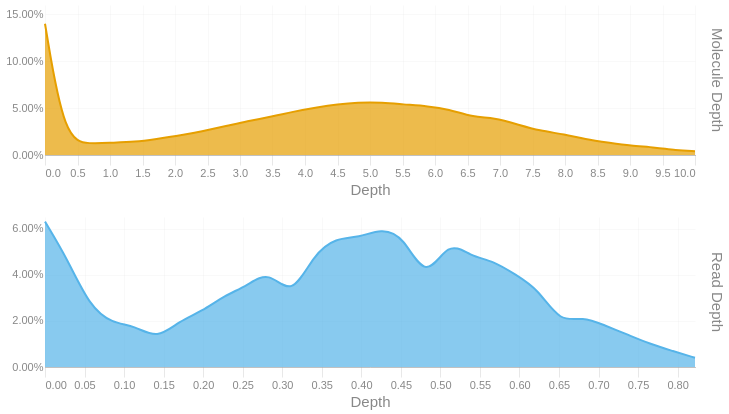

Write notebook code for a chart like this one.
### Code cell
readdep = depth_hist(tb['Read Depth'], q99, 3)
readdep = readdep.with_columns(pl.lit('Read Depth').alias('Metric'))
if not SKIPLR:
    moldep = depth_hist(tb['Molecule Depth'], mol_q99, 1)
    moldep = moldep.with_columns(pl.lit('Molecule Depth').alias('Metric'))
    _hist = pl.concat([readdep, moldep])
    _hist = _hist.filter(pl.col('Proportion') != 0)
    with SafeRender(_hist):
        (
            alt.Chart(_hist)        
            .mark_area(interpolate = "basis")
            .encode(
                x=alt.X('Bin:Q').scale(domainMin=0).axis(alt.Axis(title='Depth')),
                y = alt.Y('Proportion:Q', title = None).axis(format = '.2%'),
                color = alt.Color('Metric:N').legend(None),
                row = alt.Row("Metric:N").header(title = None, labelOrient = 'right'),
                tooltip = [
                    alt.Tooltip("Metric:N", title = "Metric"),
                    alt.Tooltip('Interval:N', title = "Depth Interval"),
                    alt.Tooltip('Proportion:Q', title = "% Alignments").format('.2%')
                ]
            )
            .resolve_scale(x='independent', y='independent')
            .properties(
                height = 150, width = 650,
                usermeta={'embedOptions': {'downloadFileName': f'{samplename}.depth.hist'}}
            )
        ).display()
else:
    readdep = readdep.filter(pl.col('Proportion') != 0)
    with SafeRender(readdep):
        (
            alt.Chart(readdep)        
            .mark_area(interpolate = "basis")
            .encode(
                x=alt.X('Bin:Q').scale(domainMin=0).axis(alt.Axis(title='Depth')),
                y = alt.Y('Proportion:Q', title = None).axis(format = '.2%'),
                tooltip = [
                    alt.Tooltip('Interval:N', title = "Depth Interval"),
                    alt.Tooltip('Proportion:Q', title = "% Alignments").format('.2%')
                ]
            )
            .properties(
                usermeta={'embedOptions': {'downloadFileName': f'{samplename}.depth.hist'}}
            )
        ).display()

### Figure 1 — Vega-Lite specification as saved in the notebook (floating-point values rounded to 4 significant figures)
{"width": 650, "height": 150, "config": {"title": {"anchor": "start", "dy": -15, "fontSize": 18, "color": "#888888", "subtitleColor": "#888888", "subtitleFontSize": 14}, "arc": {"fill": "#0072B2"}, "axis": {"domainColor": "#888888", "domainWidth": 0.5, "gridWidth": 0.2, "grid": false, "titleFontWeight": 400, "titleFontSize": 15, "labelFontSize": 11, "labelColor": "#888888", "tickColor": "#888888", "tickWidth": 0.2, "titleColor": "#888888"}, "axisBand": {"grid": false}, "axisX": {"grid": true, "tickSize": 10, "domainCap": "round"}, "axisY": {"domain": false, "grid": true, "tickSize": 0, "domainCap": "round"}, "background": "transparent", "header": {"labelFontSize": 15, "labelColor": "#888888", "titleFontSize": 15, "titleFontWeight": 600, "titleColor": "#888888"}, "legend": {"labelFont": "sans-serif", "labelFontSize": 12, "labelColor": "#888888", "symbolSize": 100, "symbolType": "circle", "titleFontSize": 12, "titlePadding": 10, "titleColor": "#888888", "title": null}, "range": {"category": ["#E69F00", "#56B4E9", "#009E73", "#F0E442", "#0072B2", "#D55E00", "#CC79A7", "#000000"], "diverging": ["#cfe8f3", "#a2d4ec", "#73bfe2", "#46abdb", "#1696d2", "#12719e"]}, "area": {"fill": "#0072B2", "fillOpacity": 0.7, "line": true, "strokeOpacity": 0.7}, "line": {"color": "#0072B2", "stroke": "#0072B2", "strokeWidth": 2}, "trail": {"color": "#0072B2", "stroke": "#0072B2", "strokeWidth": 0, "size": 1}, "point": {"filled": true, "fillOpacity": 1.0, "size": 95}, "text": {"color": "#888888", "fontSize": 11, "align": "right", "fontWeight": 400, "size": 11}, "bar": {"fill": "#0072B2", "stroke": null}, "view": {"stroke": null, "continuousWidth": 660, "continuousHeight": 400}}, "data": {"name": "data-af3f7899bcce05c632c2997b099c967e"}, "mark": {"type": "area", "interpolate": "basis"}, "encoding": {"color": {"field": "Metric", "legend": null, "type": "nominal"}, "row": {"field": "Metric", "header": {"title": null, "labelOrient": "right"}, "type": "nominal"}, "tooltip": [{"field": "Metric", "title": "Metric", "type": "nominal"}, {"field": "Interval", "title": "Depth Interval", "type": "nominal"}, {"field": "Proportion", "format": ".2%", "title": "% Alignments", "type": "quantitative"}], "x": {"axis": {"title": "Depth"}, "field": "Bin", "scale": {"domainMin": 0}, "type": "quantitative"}, "y": {"axis": {"format": ".2%"}, "field": "Proportion", "title": null, "type": "quantitative"}}, "resolve": {"scale": {"x": "independent", "y": "independent"}}, "usermeta": {"embedOptions": {"downloadFileName": "TF26LRJL0023_5B_10484332_23Y22YLT4_L7.depth.hist"}}, "$schema": "https://vega.github.io/schema/vega-lite/v6.4.1.json", "datasets": {"data-af3f7899bcce05c632c2997b099c967e": [{"Bin": 0.0, "Interval": "0.0-0.028", "Proportion": 0.063, "Metric": "Read Depth"}, {"Bin": 0.028, "Interval": "0.028-0.057", "Proportion": 0.047, "Metric": "Read Depth"}, {"Bin": 0.057, "Interval": "0.057-0.085", "Proportion": 0.026, "Metric": "Read Depth"}, {"Bin": 0.085, "Interval": "0.085-0.113", "Proportion": 0.019, "Metric": "Read Depth"}, {"Bin": 0.113, "Interval": "0.113-0.142", "Proportion": 0.018, "Metric": "Read Depth"}, {"Bin": 0.142, "Interval": "0.142-0.17", "Proportion": 0.012, "Metric": "Read Depth"}, {"Bin": 0.17, "Interval": "0.17-0.198", "Proportion": 0.02, "Metric": "Read Depth"}, {"Bin": 0.198, "Interval": "0.198-0.227", "Proportion": 0.024, "Metric": "Read Depth"}, {"Bin": 0.227, "Interval": "0.227-0.255", "Proportion": 0.031, "Metric": "Read Depth"}, {"Bin": 0.255, "Interval": "0.255-0.283", "Proportion": 0.035, "Metric": "Read Depth"}, {"Bin": 0.283, "Interval": "0.283-0.312", "Proportion": 0.042, "Metric": "Read Depth"}, {"Bin": 0.312, "Interval": "0.312-0.34", "Proportion": 0.03, "Metric": "Read Depth"}, {"Bin": 0.34, "Interval": "0.34-0.368", "Proportion": 0.049, "Metric": "Read Depth"}, {"Bin": 0.368, "Interval": "0.368-0.397", "Proportion": 0.056, "Metric": "Read Depth"}, {"Bin": 0.397, "Interval": "0.397-0.425", "Proportion": 0.056, "Metric": "Read Depth"}, {"Bin": 0.425, "Interval": "0.425-0.453", "Proportion": 0.06, "Metric": "Read Depth"}, {"Bin": 0.453, "Interval": "0.453-0.482", "Proportion": 0.057, "Metric": "Read Depth"}, {"Bin": 0.482, "Interval": "0.482-0.51", "Proportion": 0.037, "Metric": "Read Depth"}, {"Bin": 0.51, "Interval": "0.51-0.538", "Proportion": 0.055, "Metric": "Read Depth"}, {"Bin": 0.538, "Interval": "0.538-0.567", "Proportion": 0.048, "Metric": "Read Depth"}, {"Bin": 0.567, "Interval": "0.567-0.595", "Proportion": 0.046, "Metric": "Read Depth"}, {"Bin": 0.595, "Interval": "0.595-0.623", "Proportion": 0.04, "Metric": "Read Depth"}, {"Bin": 0.623, "Interval": "0.623-0.652", "Proportion": 0.034, "Metric": "Read Depth"}, {"Bin": 0.652, "Interval": "0.652-0.68", "Proportion": 0.019, "Metric": "Read Depth"}, {"Bin": 0.68, "Interval": "0.68-0.708", "Proportion": 0.022, "Metric": "Read Depth"}, {"Bin": 0.708, "Interval": "0.708-0.737", "Proportion": 0.018, "Metric": "Read Depth"}, {"Bin": 0.737, "Interval": "0.737-0.765", "Proportion": 0.014, "Metric": "Read Depth"}, {"Bin": 0.765, "Interval": "0.765-0.793", "Proportion": 0.01, "Metric": "Read Depth"}, {"Bin": 0.793, "Interval": "0.793-0.822", "Proportion": 0.007, "Metric": "Read Depth"}, {"Bin": 0.822, "Interval": "0.822-0.85", "Proportion": 0.004, "Metric": "Read Depth"}, {"Bin": 0.0, "Interval": "0.0-0.3", "Proportion": 0.14, "Metric": "Molecule Depth"}, {"Bin": 0.3, "Interval": "0.3-0.7", "Proportion": 0.015, "Metric": "Molecule Depth"}, {"Bin": 0.7, "Interval": "0.7-1.0", "Proportion": 0.012, "Metric": "Molecule Depth"}, {"Bin": 1.0, "Interval": "1.0-1.4", "Proportion": 0.013, "Metric": "Molecule Depth"}, {"Bin": 1.4, "Interval": "1.4-1.7", "Proportion": 0.014, "Metric": "Molecule Depth"}, {"Bin": 1.7, "Interval": "1.7-2.1", "Proportion": 0.017, "Metric": "Molecule Depth"}, {"Bin": 2.1, "Interval": "2.1-2.4", "Proportion": 0.021, "Metric": "Molecule Depth"}, {"Bin": 2.4, "Interval": "2.4-2.8", "Proportion": 0.025, "Metric": "Molecule Depth"}, {"Bin": 2.8, "Interval": "2.8-3.1", "Proportion": 0.031, "Metric": "Molecule Depth"}, {"Bin": 3.1, "Interval": "3.1-3.5", "Proportion": 0.036, "Metric": "Molecule Depth"}, {"Bin": 3.5, "Interval": "3.5-3.8", "Proportion": 0.041, "Metric": "Molecule Depth"}, {"Bin": 3.8, "Interval": "3.8-4.2", "Proportion": 0.046, "Metric": "Molecule Depth"}, {"Bin": 4.2, "Interval": "4.2-4.5", "Proportion": 0.051, "Metric": "Molecule Depth"}, {"Bin": 4.5, "Interval": "4.5-4.8", "Proportion": 0.054, "Metric": "Molecule Depth"}, {"Bin": 4.8, "Interval": "4.8-5.2", "Proportion": 0.056, "Metric": "Molecule Depth"}, {"Bin": 5.2, "Interval": "5.2-5.5", "Proportion": 0.056, "Metric": "Molecule Depth"}, {"Bin": 5.5, "Interval": "5.5-5.9", "Proportion": 0.054, "Metric": "Molecule Depth"}, {"Bin": 5.9, "Interval": "5.9-6.2", "Proportion": 0.052, "Metric": "Molecule Depth"}, {"Bin": 6.2, "Interval": "6.2-6.6", "Proportion": 0.049, "Metric": "Molecule Depth"}, {"Bin": 6.6, "Interval": "6.6-6.9", "Proportion": 0.04, "Metric": "Molecule Depth"}, {"Bin": 6.9, "Interval": "6.9-7.3", "Proportion": 0.04, "Metric": "Molecule Depth"}, {"Bin": 7.3, "Interval": "7.3-7.6", "Proportion": 0.032, "Metric": "Molecule Depth"}, {"Bin": 7.6, "Interval": "7.6-8.0", "Proportion": 0.026, "Metric": "Molecule Depth"}, {"Bin": 8.0, "Interval": "8.0-8.3", "Proportion": 0.022, "Metric": "Molecule Depth"}, {"Bin": 8.3, "Interval": "8.3-8.7", "Proportion": 0.017, "Metric": "Molecule Depth"}, {"Bin": 8.7, "Interval": "8.7-9.0", "Proportion": 0.013, "Metric": "Molecule Depth"}, {"Bin": 9.0, "Interval": "9.0-9.4", "Proportion": 0.01, "Metric": "Molecule Depth"}, {"Bin": 9.4, "Interval": "9.4-9.7", "Proportion": 0.008, "Metric": "Molecule Depth"}, {"Bin": 9.7, "Interval": "9.7-10.0", "Proportion": 0.005, "Metric": "Molecule Depth"}, {"Bin": 10.0, "Interval": "10.0-10.39", "Proportion": 0.004, "Metric": "Molecule Depth"}]}}
